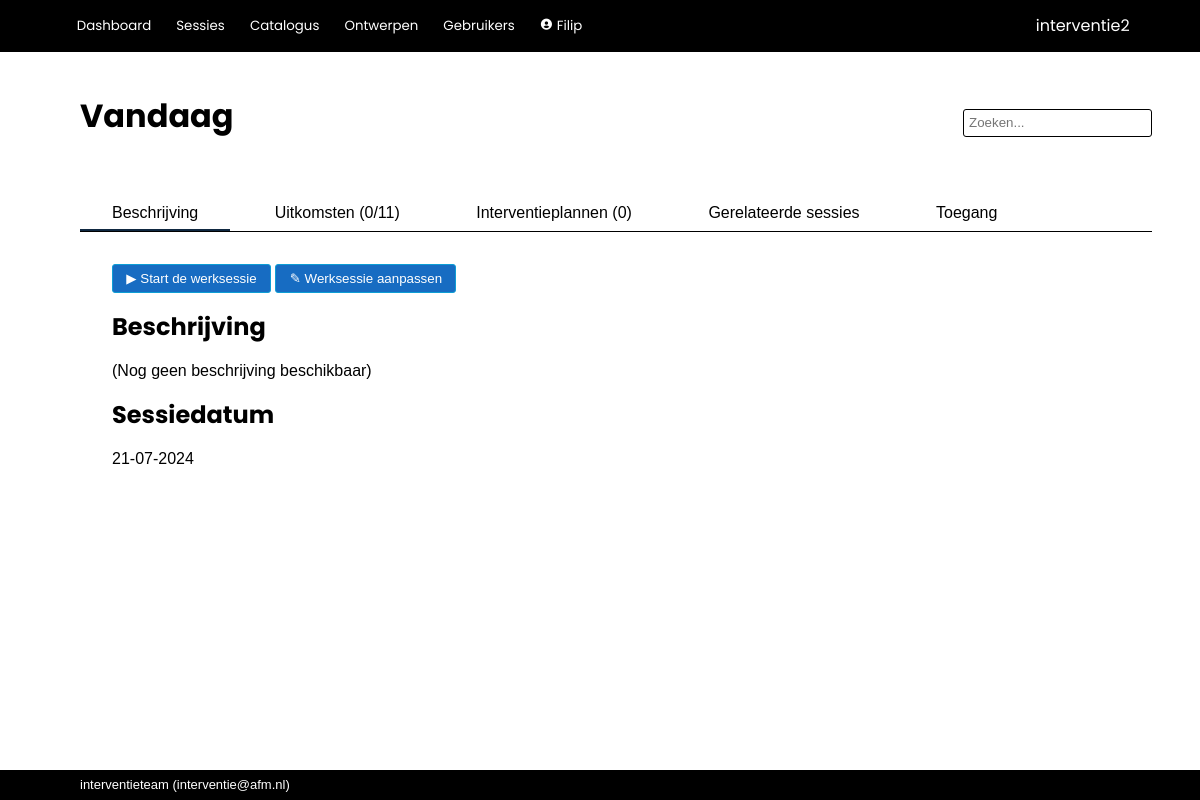
The app's page /worksession/1 (signed in) with its own data.
### interventie2/models.py (models this page shows, shortened)
class User(db.Model, UserMixin):
    __tablename__ = 'users'
    id            = db.Column(db.Integer, primary_key=True)
    name          = db.Column(db.String(80), nullable=False, unique=True)
    password      = db.Column(db.String(200), nullable=False)
    role_id       = db.Column(db.Integer, db.ForeignKey('roles.id'), nullable=False, default=4) #references roles.id
    description   = db.Column(db.String(2000), nullable=False, default="")
    email         = db.Column(db.String(254))
    link          = db.Column(db.String(1000))
    active        = db.Column(db.Boolean, nullable=False, default=True)
    date_created  = db.Column(db.DateTime(timezone=True), server_default=func.now())
    last_seen     = db.Column(db.DateTime(timezone=True), server_default=func.now())
    role = relationship('Role')
    messages = relationship('Message', back_populates='recipient', foreign_keys="Message.recipient_id", cascade='all, delete-orphan')
    messages_sent = relationship('Message', back_populates='sender', foreign_keys="Message.sender_id")
    worksession = relationship('Worksession', back_populates='creator')
    plan = relationship('Plan', back_populates='creator')
    allowed_worksessions = relationship('Worksession', secondary='worksession_access', back_populates='allowed_users')
    owned_instruments = relationship('Instrument', back_populates='owner')
    def unread_messages(self):
        return sum(1 for message in self.messages if (message.unread) and (message.deliver_after.date() <= date.today()))
    def unread_message_alert(self):
        return self.unread_messages() > 0

class Worksession(db.Model):
    __tablename__ = 'worksessions'
    id            = db.Column(db.Integer, primary_key=True)
    name          = db.Column(db.String(100), nullable=False)
    date_modified = db.Column(db.DateTime(timezone=True), server_default=func.now())
    parent_id     = db.Column(db.Integer, db.ForeignKey('worksessions.id'))
    child_description = db.Column(db.String(2000), nullable=False, default="")
    participants  = db.Column(db.String(500), nullable=False, default="")
    date          = db.Column(db.DateTime(timezone=True))
    project_number= db.Column(db.String(100))
    description   = db.Column(db.String(2000), nullable=False, default="")
    effect        = db.Column(db.String(2000), nullable=False, default="")
    link_to_page  = db.Column(db.String(1000), nullable=False, default="")
    show_instruments = db.Column(db.Boolean, default=True)
    mark_top_instruments = db.Column(db.Integer, nullable=False, default=1)
    show_rest_instruments = db.Column(db.Boolean, default=False)
    show_tags     = db.Column(db.Boolean, default=True)
    presenter_mode_zoom = db.Column(db.Numeric(3,2), nullable=False, default=1.25)
    presenter_mode_color_title = db.Column(db.String(7))
    presenter_mode_text_color_title = db.Column(db.String(7))
    presenter_mode_color_nav = db.Column(db.String(7))
    presenter_mode_text_color = db.Column(db.String(7))
    presenter_mode_text_color_nav = db.Column(db.String(7))
    presenter_mode_color_coll = db.Column(db.String(7))
    presenter_mode_text_color_coll = db.Column(db.String(7))
    presenter_mode_color_highlight = db.Column(db.String(7))
    presenter_mode_text_color_highlight = db.Column(db.String(7))
    presenter_mode_text_color_heading = db.Column(db.String(7))
    presenter_mode_background_color1 = db.Column(db.String(7))
    presenter_mode_background_color2 = db.Column(db.String(7))
    archived      = db.Column(db.Boolean, default=False)
    question_set_id = db.Column(db.Integer, db.ForeignKey('question_sets.id'))
    process_id    = db.Column(db.Integer, db.ForeignKey('processes.id'), nullable=False, default=1)
    enable_voting = db.Column(db.Boolean, default=False)
    voting_key    = db.Column(db.String(6), nullable=False, default=generate_secret_key(6))
    creator_id    = db.Column(db.Integer, db.ForeignKey('users.id'))
    secret_key    = db.Column(db.String(20), nullable=False, default=generate_secret_key())
    parent = relationship('Worksession', remote_side=[id], backref='children')
    creator = relationship('User', back_populates='worksession')
    allowed_users = relationship('User', secondary='worksession_access', back_populates='allowed_worksessions')
    answers = relationship('Answer', back_populates='worksession', cascade='all, delete-orphan')
    votes = relationship('Votes', back_populates='worksession', cascade='all, delete-orphan')
    question_set = relationship('QuestionSet')
    process = relationship('Process')
    plan = relationship('Plan', back_populates='worksession', cascade='all, delete-orphan')
    def completion(self, perc=False, raw=False, dec=0):
        given_answers = 0
        for a in self.answers:
            if a.completed():
                given_answers += 1
        if perc:
            return f'{round((given_answers/(1.0*self.question_set.size()))*100,dec)}%'
        if raw:
            return given_answers/(1.0*self.question_set.size())
        return f'{given_answers}/{self.question_set.size()}'
    def is_option_selected(self, option):
        for answer in self.answers:
            for selection in answer.selection:
                if option == selection.option:
                    return True
        return False

class Question(db.Model):
    __tablename__ = 'questions'
    id            = db.Column(db.Integer, primary_key=True)
    name          = db.Column(db.String(500), nullable=False)
    description   = db.Column(db.String(2000), nullable=False, default="")
    question_set_id = db.Column(db.Integer, db.ForeignKey('question_sets.id'))  #references question_sets.id
    allow_motivation = db.Column(db.Boolean, nullable=False, default=True)
    allow_choice  = db.Column(db.Boolean, nullable=False, default=True)
    allow_multiselect = db.Column(db.Boolean, nullable=False, default=False)
    allow_weight  = db.Column(db.Boolean, nullable=False, default=False)
    order         = db.Column(db.Integer, nullable=False, default=100)
    required_active_tags = relationship('Tag', secondary='question_required_tags')
    options = relationship('Option', cascade='all, delete-orphan')
    question_set = relationship('QuestionSet', back_populates='questions')
    @hybrid_property
    def is_category(self):
        return (not(self.allow_motivation or self.allow_choice))

### interventie2/main/routes.py (the view)
@main.route('/worksession/<int:worksession_id>', methods=['GET', 'POST'])
@login_required
def show_worksession(worksession_id):
	if not current_user.role.see_all_worksessions and current_user not in Worksession.query.get(worksession_id).allowed_users:
		return render_template('error/index.html', title='Onvoldoende rechten', message='Onvoldoende rechten om deze sessie te zien.')
	question_sets =  QuestionSet.query.order_by(QuestionSet.name)
	worksession = Worksession.query.get(worksession_id)
	related_worksessions = Worksession.query.filter_by(project_number=worksession.project_number).order_by(Worksession.name)
	advisor = Advisor(worksession=worksession, instruments=Instrument.query.all())
	to_be_hashed = f'{date.today()}{worksession.secret_key}'
	invitation_string = hashlib.sha1(to_be_hashed.encode('utf-8')).hexdigest()
	form = EditWorksessionAccessForm()
	form.user.choices = [(user.id, user.name) for user in User.query.order_by(User.name)]
	if form.validate_on_submit():
		for user_id in form.user.data:
			worksession.allowed_users.append(User.query.get(user_id))
		db.session.commit()
	elif request.method == "GET":
		pass
	return render_template('main/worksession.html',
						question_sets=question_sets,
						worksession=worksession,
						related_worksessions=related_worksessions,
						advisor=advisor,
						form=form,
						invitation_string=invitation_string)

### interventie2/main/templates/main/worksession.html (shortened to what this page needs)
{% extends 'base.html' %}
{% block page_title %}
{{ worksession.name }} {% if worksession.project_number != "" %}({{ worksession.project_number }}){% endif %}
{% endblock %}
{% block tabs %}
<div class="tab_bar">
    <button class="tablinks" onclick="switch_tab(event, 'ws_main')" id="defaultOpen">Beschrijving</button>
    <button class="tablinks" onclick="switch_tab(event, 'ws_summary')">Uitkomsten ({{ worksession.completion() }})</button>
    <button class="tablinks" onclick="switch_tab(event, 'ws_plans')">Interventieplannen ({{ worksession.plan | count }})</button>
    <button class="tablinks" onclick="switch_tab(event, 'ws_related')">Gerelateerde sessies</button>
    <button class="tablinks" onclick="switch_tab(event, 'ws_settings')">Toegang</button>
</div>
{% endblock %}
{% block body %}
<div id="ws_main" class="tabcontent text_area">
        <a href="{{ url_for('main.case', worksession_id=worksession.id) }}"><button type="button">▶︎ Start de werksessie</button></a>
        <a href="{{ url_for('main.edit_worksession', worksession_id=worksession.id) }}"><button type="button">✎ Werksessie aanpassen</button></a>
    <h1>Beschrijving
    </h1>
    {% if worksession.description | length == 0 %}
        (Nog geen beschrijving beschikbaar)
    {% endif %}
    <h1>Sessiedatum</h1>
    {{ worksession.date.strftime('%d-%m-%Y') }}
</div>
{% endblock %}

### interventie2/templates/base.html (shortened to what this page needs)
<!DOCTYPE html>
<html lang="en">
    <head>
        <link rel="stylesheet" href="{{ url_for('static', filename='css/styles.css')}}">
        <link href="https://unpkg.com/boxicons@2.1.2/css/boxicons.min.css" rel="stylesheet">
    </head>
    <body>
        {% import 'jinja_macros.html' as macro %}
        <header>
            <div class="logo">{{ config['APP_NAME'] }}</div>
            <div class="modes">
                {% if current_user.is_authenticated %}
                    <button>
                        <a href="{{ url_for('main.index') }}">Dashboard</a>
                    </button>
                    <button>
                        <a href="{{ url_for('main.worksessions') }}">Sessies</a>
                    </button>
                    <button>
                        <a href="{{ url_for('catalog.index') }}">Catalogus</a>
                    </button>
                    {% if current_user.role.edit_questionnaire %}
                        <button>
                            <a href="{{ url_for('tools.index') }}">Ontwerpen</a>
                        </button>
                    {% endif %}
                    {% if current_user.role.edit_users %}
                        <button>
                            <a href="{{ url_for('admin.index') }}">Gebruikers</a>
                        </button>
                    {% endif %}
                    <button>
                        <a href="{{ url_for('admin.user', id=current_user.id) }}"><i class='bx bxs-user-circle'></i>
                            {{ current_user.name }}
                        </a>
                    </button>
                {% else %}
                    <button>
                        <a href="{{ url_for('main.login') }}">Login</a>
                    </button>
                {% endif %}
            </div>
        </header>
        <nav>
            <div class="title">{% block page_title %}{% endblock %}</div>
            {% if current_user.is_authenticated %}
                <form action="/analysis/search" method="get" class="search">
                    <input id="search" type="search"  name="q" value="{{ request.args.get('q') or '' }}" placeholder="Zoeken...">
                </form>
            {% endif %}
            <div class="tabs">{% block tabs %}{% endblock %}</div>
        </nav>
        <main>
            <section>{% block body %}{% endblock %}</section>
        </main>
        <footer>{{ config['MAINTAINER'] }} (<a href="mailto:{{ config['MAINTAINER_EMAIL'] }}">{{ config['MAINTAINER_EMAIL'] }}</a>)</footer>
    </body>
</html>

### records on screen
User: name "Filip"
Worksession: name "Vandaag", date "21-07-2024"
Question: completion "0/11"
User: MAINTAINER_EMAIL "interventie@afm.nl"

### other values on screen
{{ config['APP_NAME'] }} "interventie2"
{{ worksession.plan | count }} "0"
{{ config['MAINTAINER'] }} "interventieteam"
